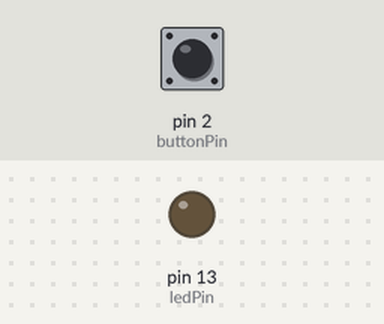
Simulated run of this sketch. Board: Arduino Uno, built with avr-gcc and run on an emulated ATmega328P. On the bench: output pins drawn as LEDs (lit = HIGH). Inputs (shaded band) come from the test bench; at power-on: pin 2 (buttonPin) HIGH.

Above: at 1.2 s.
1.3 s: pin 2 (buttonPin) pulled LOW for 3.2 s
At 2.7 s:
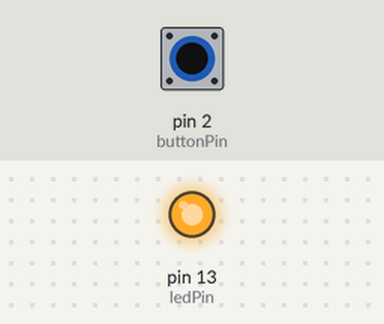
7.5 s: pin 2 (buttonPin) pulled LOW for 0.15 s
At 8.7 s:
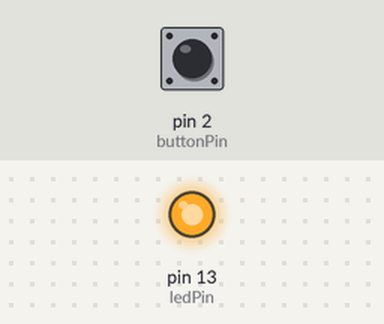
10.6 s: pin 2 (buttonPin) pulled LOW for 1 s
At 14.5 s:
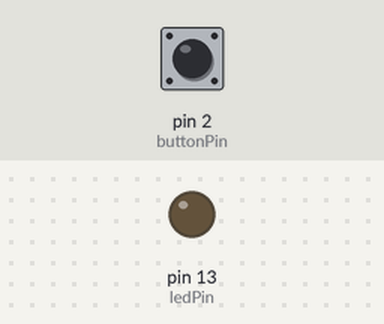
Timing chart, 0 to 16.0 s (numbered marks = the images above; inputs shaded):
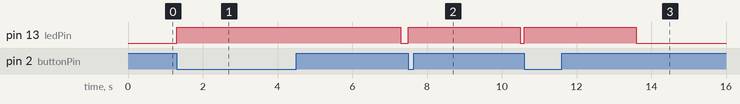

Measured:
- after the input at 1.3 s, pin 13 (ledPin): LOW → HIGH at once, → LOW 6.0 s later
- after the input at 7.5 s, pin 13 (ledPin): LOW → HIGH at once, → LOW 3.0 s later
- after the input at 10.6 s, pin 13 (ledPin): LOW → HIGH at once, → LOW 3.0 s later

The sketch:

senaro2.ino
```cpp
const int ledPin = 13;
const int buttonPin = 2;

void setup() {
  pinMode(ledPin, OUTPUT);
  pinMode(buttonPin, INPUT_PULLUP);
}

void loop() {
  int buttonState = digitalRead(buttonPin);

  if (buttonState == LOW) {   // Button pressed
    digitalWrite(ledPin, HIGH); // Turn LED ON

    delay(3000);               // Keep LED ON for 3 seconds

    digitalWrite(ledPin, LOW); // Turn LED OFF
  }
}
```
